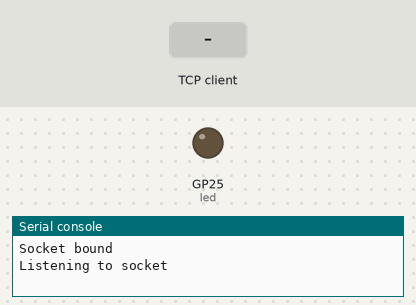
Bench run of a program on a simulated Raspberry Pi Pico running MicroPython. On the bench: output pins drawn as LEDs (lit = HIGH), the last lines printed to the serial console. The inputs (shaded band) are chosen by the test bench. The board's own WiFi access point starts at once; one TCP client connects 1 s after the port opens and stays connected.

Above: at 2.1 s.
2.2 s: the TCP client sends "1"
At 2.55 s:
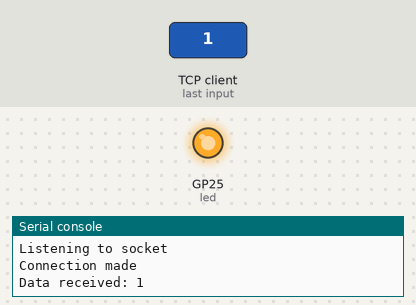
4.1 s: the TCP client sends "on"
At 4.6 s:
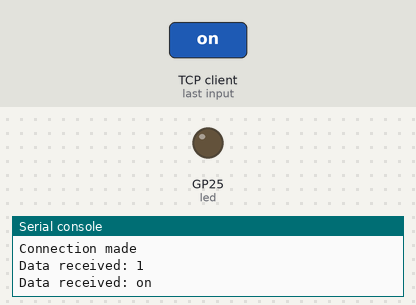
5.6 s: the TCP client sends "off"
At 6.9 s:
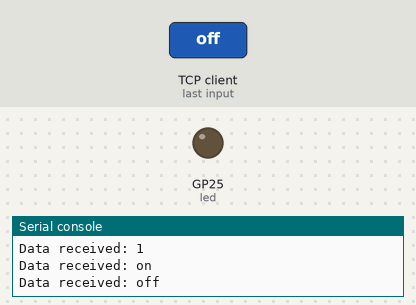
Timing chart, 0 to 8.6 s (numbered marks = the images above; inputs shaded):
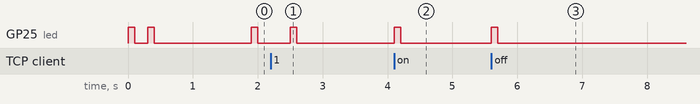

Measured:
- after the input at 2.2 s, GP25 (led): LOW → HIGH after 0.30 s, → LOW 0.10 s later
- after the input at 4.1 s, GP25 (led): LOW → HIGH at once, → LOW 0.10 s later
- after the input at 5.6 s, GP25 (led): LOW → HIGH at once, → LOW 0.10 s later

The program:

wifiAccesPoint.py
```python
# ---------- Packages ----------
import network
import socket
from time import sleep
from machine import Pin

# ---------- Led ----------
print('Preparing software...')

led = Pin("LED", Pin.OUT)
led.off()
def blink(blinks):
  for i in range(0, blinks):
    led.toggle()
    sleep(0.1)
    led.toggle()
    sleep(0.2)
  sleep(0.3)

# ---------- Functions ----------
def checkConnections():
  print(wlan.ifconfig())

# ---------- Setup network ----------
print('Setting up network...')
# Set network type
wlan = network.WLAN(network.AP_IF)
# Set the name and password of the WiFi AP
ssid = "Tesla Mini"
password = ".'.'.'.'"
# Create the WiFi AP
# ip, subnet, gateway, dns
wlan.ifconfig(('192.168.4.1', '255.255.255.0', '192.168.4.1', '8.8.8.8'))
wlan.config(essid=ssid, password=password)
# Start network
print('Starting network...')
wlan.active(True)
# Wait to start
while wlan.active() == False:
  wlan.active(True)
  pass
print("Acces point active on IP: " + wlan.ifconfig()[0])
print("Connect to \"" + ssid + "\" using the password \"" + password + "\"")
blink(2)

# ---------- Connecting ----------
# Create a socket
s = socket.socket()
# Bind the socket to a local address and port
s.bind((wlan.ifconfig()[0], 80))
print("Socket bound")

# Listen for incoming connections
s.listen(1)
print("Listening to socket")

# Accept an incoming connection
conn, addr = s.accept()
blink(1)
print("Connection made")

# Continuously receive data and print it
data = None
while True:
  data = conn.recv(1024).decode()
  if not data:
    continue
  if data != None:
    print("Data received: " + data)
    blink(1)
  data = None
```
